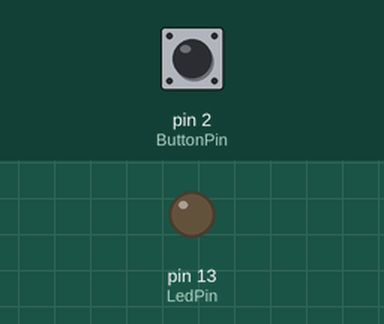
Bench run of a sketch on a simulated Arduino Uno, built with avr-gcc and run on an emulated ATmega328P. Shown: output pins drawn as LEDs (lit = HIGH). The inputs (shaded band) are chosen by the test bench; at power-on: pin 2 (ButtonPin) HIGH.

Above: at 1.2 s.
1.3 s: pin 2 (ButtonPin) pulled LOW for 0.15 s
At 2.5 s:
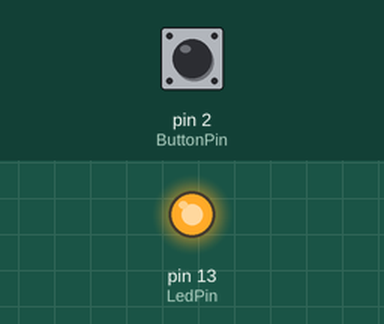
2.9 s: pin 2 (ButtonPin) pulled LOW for 1 s
At 3.8 s:
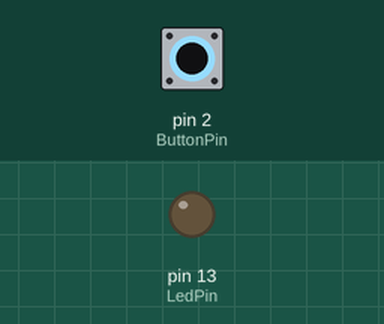
5.4 s: pin 2 (ButtonPin) pulled LOW for 3.2 s
At 5.7 s:
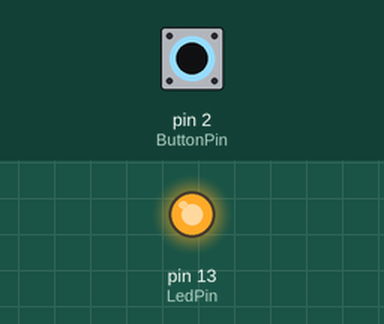
Timing chart, 0 to 8.4 s (numbered marks = the images above; inputs shaded):
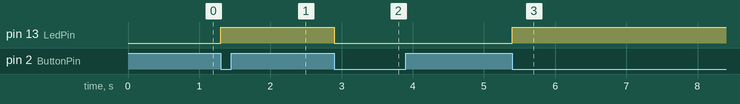

Measured:
- after the input at 1.3 s, pin 13 (LedPin): LOW → HIGH at once
- after the input at 2.9 s, pin 13 (LedPin): HIGH → LOW at once
- after the input at 5.4 s, pin 13 (LedPin): LOW → HIGH at once

The sketch:

sketch_may11a.ino
```cpp
#define LedPin 13
#define ButtonPin 2
int flag=1;

void setup() {
  // put your setup code here, to run once:
  pinMode(LedPin,OUTPUT);
  pinMode(ButtonPin,INPUT_PULLUP);
  digitalWrite(LedPin,LOW);
}

void loop() {
  // put your main code here, to run repeatedly:
  if(digitalRead(ButtonPin)==HIGH) flag=1;
  if(digitalRead(ButtonPin)==LOW&&flag==1){
    digitalWrite(LedPin,!digitalRead(LedPin));
    flag=0;
   }

}
```
